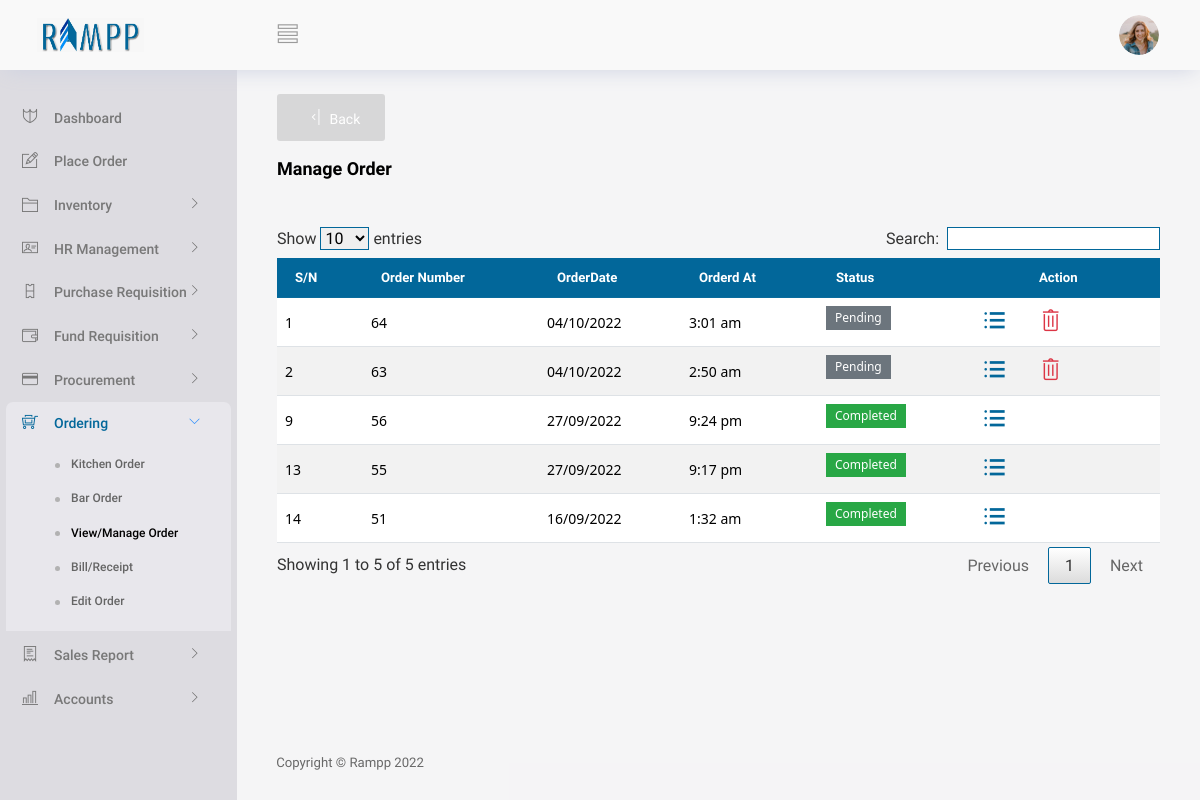
The page /View/Ordering/vmanageOrder.php (signed in) on the database its author committed.
### tables this page shows
CREATE TABLE IF NOT EXISTS `orders` (
  `sellerid` int(10) DEFAULT NULL,
  `orderid` int(10) NOT NULL,
  `totaltime` int(30) NOT NULL,
  `totalammount` int(200) NOT NULL,
  `status` int(10) NOT NULL,
  `orderdate` date NOT NULL,
  `odertime` varchar(30) NOT NULL,
  `hr` int(10) NOT NULL,
  `min` int(10) NOT NULL,
  `ampm` varchar(20) NOT NULL,
  `br` int(20) NOT NULL,
  `kch` int(20) NOT NULL,
  `receipt` int(10) NOT NULL,
  `k` int(10) NOT NULL,
  `b` int(10) NOT NULL,
  `bill` int(10) NOT NULL,
  `kt` int(100) NOT NULL,
  `bt` int(100) NOT NULL,
  `totalProfit` int(100) NOT NULL,
  `customerId` int(70) NOT NULL
);

### Controller/generalController.php (called while the page is built, shortened)
<?php
class GeneralController
{
    function getAllOrderedItem($conn)
    {
        $items = array();
        $query = "SELECT * FROM orders ";
        $results = mysqli_query($conn, $query);
        while ($row = mysqli_fetch_array($results)) {
            $items[] = $row;
        }
        return $items;
    }
}

### View/Ordering/vmanageOrder.php (the view, shortened to what this page needs)
<?php
   if(isset($_SESSION['validuser']))
   {
     include("../partials/_header.php");
      require("../../Controller/generalController.php");
      $conn = conString1();
      $UserUtils = new GeneralController();
      $data1 = $UserUtils->getAllOrderedItem($conn);
?>
<body>
  <div class="container-scroller">
    <?php  include("../partials/_navbar.php"); ?>
    <div class="container-fluid page-body-wrapper">
      <div class="main-panel">
        <div class="content-wrapper gbgn">
        <button  type="button" id="back" class="btn btn-icon-text text-white" style="background:#56565830;" onClick="window.history.back()">
          <i class="ti-shift-left-alt btn-icon-append"></i>
          Back
        </button>
          <br/>
          <br/>
          <div class="row">
            <div class="col-md-12 grid-margin">
              <div class="d-flex justify-content-between align-items-center">
                <div>
                  <h4 class="font-weight-bold mb-0">Manage Order</h4>
                </div>
              </div>
            </div>
          </div>
    <br/>
    <div class="container-flued">
      <div class="table-responsive">
        <table id="data-table-basic" class="customers">
          <thead>
              <tr>
                  <th class="text-center">S/N</th>
                  <th class="text-center">Order Number</th>
                  <th class="text-center">OrderDate</th>
                  <th class="text-center">Orderd At</th>
                  <th>Status</th>
                  <th style="padding-left: 80px;">Action</th>
              </tr>
          </thead>
          <tbody>
            <?php
              foreach ($data1 as $index => $value) {
                if ($value['receipt'] == 0) {
                  $retVal2 = "";
                  $deleteBtn = false;
                  if ($value['br'] == 0 && $value['kch']==1) {
                    $retVal2 = ($value["status"] == "1"? "<label class='badge badge-success'>Completed</label>" :"<label class='badge badge-secondary'>Pending</label>") ;
                    $deleteBtn = ($value["status"] == "1"?true:false);
                  } elseif($value['br'] == 1 && $value['kch'] == 0){
                    $retVal2 = ($value["status"] == "1"? "<label class='badge badge-success'>Completed</label>" :"<label class='badge badge-secondary'>Pending</label>") ;
                    $deleteBtn = ($value["status"] == "1"?true:false);
                  }else if($value['br'] == 1 && $value['kch'] == 1){
                    if ($value['k'] == 1 && $value['b'] == 1 && $value['status'] == 1) {
                      $retVal2 = "<label class='badge badge-success'>Completed</label>";
                      $deleteBtn = true;
                    }elseif($value['k'] == 1 || $value['b'] == 1 && $value['status'] == 0){
                      $retVal2 = "<label class='badge badge-warning'>Progressing</label>";
                      $deleteBtn = true;
                    }else{
                      $retVal2 = "<label class='badge badge-secondary'>Pending</label>";
                      $deleteBtn = false;
                    }
                  }
            ?>
                <tr>
                  <td class="text-left"><?php echo $index + 1 ?></td>
                  <td class="text-left"><?php echo $value['orderid']; ?></td>
                  <td class="text-left"><?php echo date('d/m/Y',strtotime($value["orderdate"])) ?></td>
                  <td class="text-left"><?php echo $value["odertime"]; ?></td>
                  <td><?php echo $retVal2 ?></td>
                  <td>
                  <div class="dropdown ">
                    <div class="d-flex justify-content-between align-items-center">
                    <span data-bs-toggle="tooltip" data-bs-placement="left"  title="View">
                      <i class="ti-menu-alt btn-icon-append dropbtn " style="color:#02679a;" data-bs-toggle="modal" data-bs-target="#viewModal" onclick="listItem(<?php echo $value['orderid']; ?>)"></i>
                    </span>
                  <?php
                    if (!$deleteBtn) {
                  ?>
                    <span ata-bs-toggle="tooltip" data-bs-placement="left" title="Delete">
                      <i class="ti-trash btn-icon-append dropbtn text-danger" data-bs-toggle="modal" data-bs-target="#deleteModal" onClick="deleteId('<?php echo $value["orderid"] ?>','')"></i>
                    </span>
                    <?php
                    }
                    ?>
                    </div>
                  </div>
                  </td>
              </tr>
        <?php
         }
          }
        ?>
          </tbody>
                  </table>
                </div>
    </div>
    <br/>
    <br/>
        </div>
        <?php include("../partials/_footer.php"); ?>
      </div>
    </div>
  </div>
  <?php
 include("../partials/_script.php");
?>
<?php
 }
 else
 {
     header("Location: ../../index.php?message=loginNot");
     exit;
 }
?>

### www/css/s1.css (style rules this page uses)
.gbgn { background-color: #dddce14d !important; }

### View/Ordering/vmanageOrder.php (style rules this page uses)
.dropbtn { color: #28a745; padding: 16px; font-size: 23px !important; border: none; cursor: pointer; box-shadow: 10px #9d0d5c9e; }
.dropdown { position: relative; display: inline-block; overflow-y: visible; }
.customers { font-family: "Roboto", sans-serif !important; font-size:16px !important; border-collapse: collapse !important; width: 100% !important; }
.customers td, #customers th { border:none !important; padding: 8px !important; }
tbody { border-bottom: 1px solid #dee2e6 !important; border-top: 1px solid #dee2e6 !important; }
.customers td { font-size:0.875rem !important; font-family: system-ui; border-bottom: 1px solid #dee2e6 !important; border-top: 1px solid #dee2e6 !important; }
.customers tr:nth-child(even) { background-color: #f2f2f2 !important; }
.customers th { padding-top: 12px !important; padding-bottom: 12px !important; text-align: left !important; border-top: 0 !important; border-bottom-width: 1px !important; font-weight: bold !important; font-size:13.2px !important; background-color: #02679a; color: white; }
i { display:inline; padding-left:0; }

### rows shown on the page
orders: orderid "64", orderdate "04/10/2022", odertime "3:01 am", k "Pending"
orders: orderid "63", orderdate "04/10/2022", odertime "2:50 am", k "Pending"
orders: orderid "56", orderdate "27/09/2022", odertime "9:24 pm", status "Completed"
orders: orderid "55", orderdate "27/09/2022", odertime "9:17 pm", status "Completed"
orders: orderid "51", orderdate "16/09/2022", odertime "1:32 am", k "Completed"
